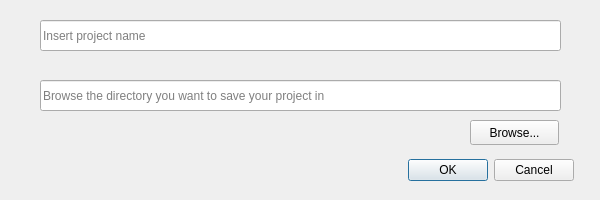
<?xml version="1.0" encoding="UTF-8"?>
<ui version="4.0">
 <class>NewProject</class>
 <widget class="QDialog" name="NewProject">
  <property name="geometry">
   <rect>
    <x>0</x>
    <y>0</y>
    <width>600</width>
    <height>200</height>
   </rect>
  </property>
  <property name="windowTitle">
   <string>Create New Project</string>
  </property>
  <widget class="QDialogButtonBox" name="buttonBox">
   <property name="geometry">
    <rect>
     <x>380</x>
     <y>150</y>
     <width>221</width>
     <height>41</height>
    </rect>
   </property>
   <property name="orientation">
    <enum>Qt::Horizontal</enum>
   </property>
   <property name="standardButtons">
    <set>QDialogButtonBox::Cancel|QDialogButtonBox::Ok</set>
   </property>
   <property name="centerButtons">
    <bool>true</bool>
   </property>
  </widget>
  <widget class="QLineEdit" name="txtbox_name">
   <property name="geometry">
    <rect>
     <x>40</x>
     <y>20</y>
     <width>521</width>
     <height>31</height>
    </rect>
   </property>
   <property name="placeholderText">
    <string>Insert project name</string>
   </property>
  </widget>
  <widget class="QLineEdit" name="txtbox_dir">
   <property name="geometry">
    <rect>
     <x>40</x>
     <y>80</y>
     <width>521</width>
     <height>31</height>
    </rect>
   </property>
   <property name="readOnly">
    <bool>true</bool>
   </property>
   <property name="placeholderText">
    <string>Browse the directory you want to save your project in</string>
   </property>
  </widget>
  <widget class="QPushButton" name="b_browse">
   <property name="geometry">
    <rect>
     <x>470</x>
     <y>120</y>
     <width>89</width>
     <height>25</height>
    </rect>
   </property>
   <property name="text">
    <string>Browse...</string>
   </property>
  </widget>
 </widget>
 <resources/>
 <connections>
  <connection>
   <sender>buttonBox</sender>
   <signal>accepted()</signal>
   <receiver>NewProject</receiver>
   <slot>accept()</slot>
   <hints>
    <hint type="sourcelabel">
     <x>248</x>
     <y>254</y>
    </hint>
    <hint type="destinationlabel">
     <x>157</x>
     <y>274</y>
    </hint>
   </hints>
  </connection>
  <connection>
   <sender>buttonBox</sender>
   <signal>rejected()</signal>
   <receiver>NewProject</receiver>
   <slot>reject()</slot>
   <hints>
    <hint type="sourcelabel">
     <x>316</x>
     <y>260</y>
    </hint>
    <hint type="destinationlabel">
     <x>286</x>
     <y>274</y>
    </hint>
   </hints>
  </connection>
 </connections>
</ui>
